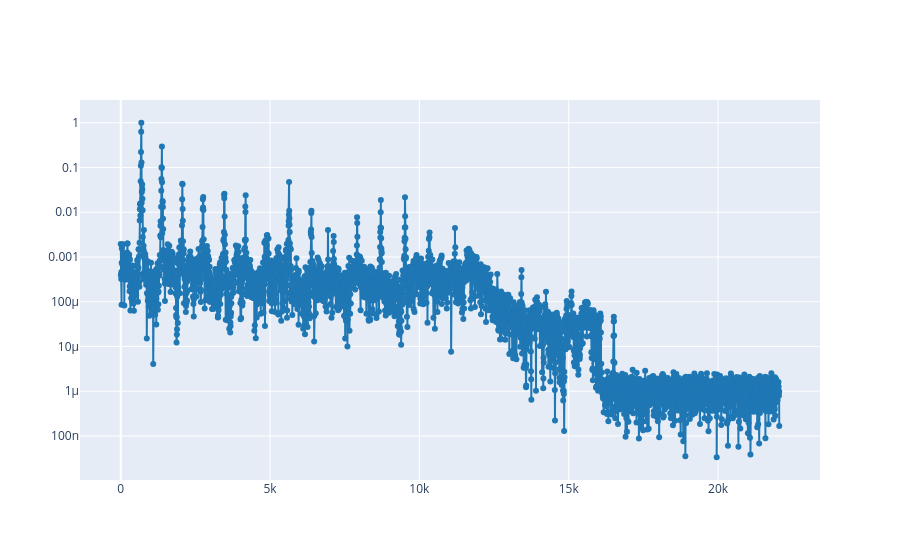

Notebook code for this chart:
### Markdown cell above
1.2. Select a time where almost all harmonics are present and plot the spectrum at that time.

### Code cell
# Write the code here
plot_spectrum_at(ff, tt, S_ref, 0.25)

### Figure 1 — Plotly figure (JSON) as saved in the notebook; plotly's stock layout.template omitted (floating-point values rounded to 4 significant figures; data arrays with more than 128 entries replaced by an {"elided": "..."} marker saying what was removed)
{"data": [{"line": {"color": "#1f77b4", "shape": "linear"}, "mode": "lines+markers", "type": "scatter", "x": {"elided": "4097 float values"}, "y": {"elided": "4097 float values"}}], "layout": {"yaxis": {"type": "log"}}}
